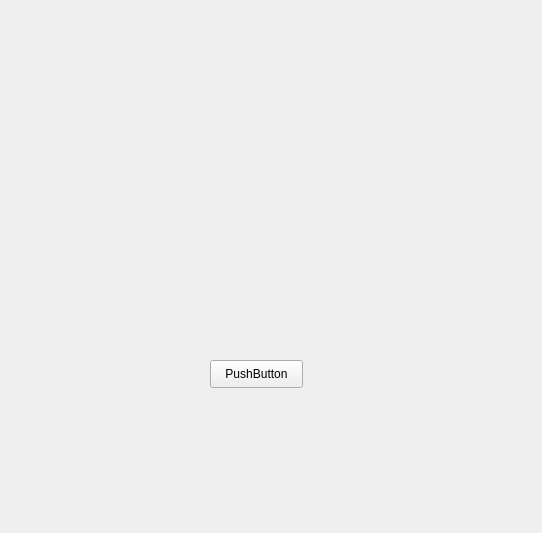
<?xml version="1.0" encoding="UTF-8"?>
<ui version="4.0">
 <class>Form</class>
 <widget class="QWidget" name="Form">
  <property name="geometry">
   <rect>
    <x>0</x>
    <y>0</y>
    <width>542</width>
    <height>533</height>
   </rect>
  </property>
  <property name="windowTitle">
   <string>Form</string>
  </property>
  <widget class="QPushButton" name="pushButton">
   <property name="geometry">
    <rect>
     <x>210</x>
     <y>360</y>
     <width>93</width>
     <height>28</height>
    </rect>
   </property>
   <property name="text">
    <string>PushButton</string>
   </property>
  </widget>
 </widget>
 <resources/>
 <connections/>
</ui>
